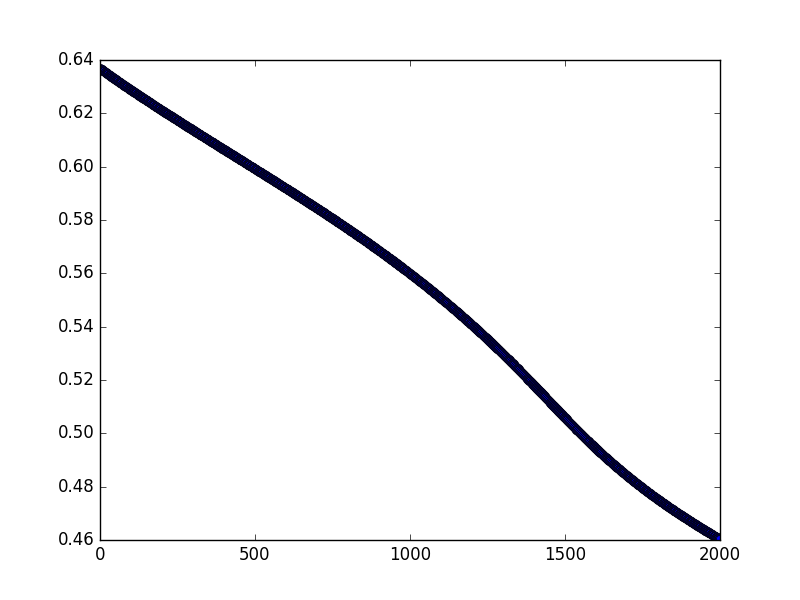

This figure's Python source:
import tensorflow as tf
import pickle
import matplotlib.pyplot as plt

bank = pickle.load(open('bank.pkl', 'rb', 2))

x_train = bank['x_train']
y_train = bank['y_train']

x_test = bank['x_test']
y_test = bank['y_test']


x = tf.placeholder(tf.float32, shape = [None,4])
y = tf.placeholder(tf.float32, shape = [None,2])

first_layer = tf.layers.dense(x, 3, activation = tf.nn.sigmoid)
output = tf.layers.dense(first_layer, 2, activation = tf.nn.softmax)

loss = tf.losses.softmax_cross_entropy(onehot_labels= y, logits = output)

optimizer = tf.train.GradientDescentOptimizer(0.01)
train = optimizer.minimize(loss)

accuracy = tf.metrics.accuracy(tf.argmax(y,1), tf.argmax(output,1))

# Inits
init_g = tf.global_variables_initializer()
init_l = tf.local_variables_initializer()

with tf.Session() as sess:

	sess.run(init_g)
	sess.run(init_l)
	# end of inits
	for i in range(2000):
		sess.run(train, feed_dict={x: x_train, y: y_train})
		
		c = sess.run(loss, feed_dict={x: x_train, y:y_train})
		print("Epoch: " + str(i) + " loss: " + str(c))
		plt.plot(i, c, 'bo', label='Testing data')
	
	
	#print("Optimization finished")
	training_cost = sess.run(loss, feed_dict={x: x_train, y: y_train})
	#print("training cost: " + str(training_cost))
	
	
	#print("Testing")
	
	#testing_cost = sess.run(loss, feed_dict={x: x_test, y: y_test})
	#print("Test cost: " + str(testing_cost))
	
	print("Accuracy: " +  str(sess.run(accuracy, feed_dict={x: x_test, y: y_test})))
	
	plt.show()
